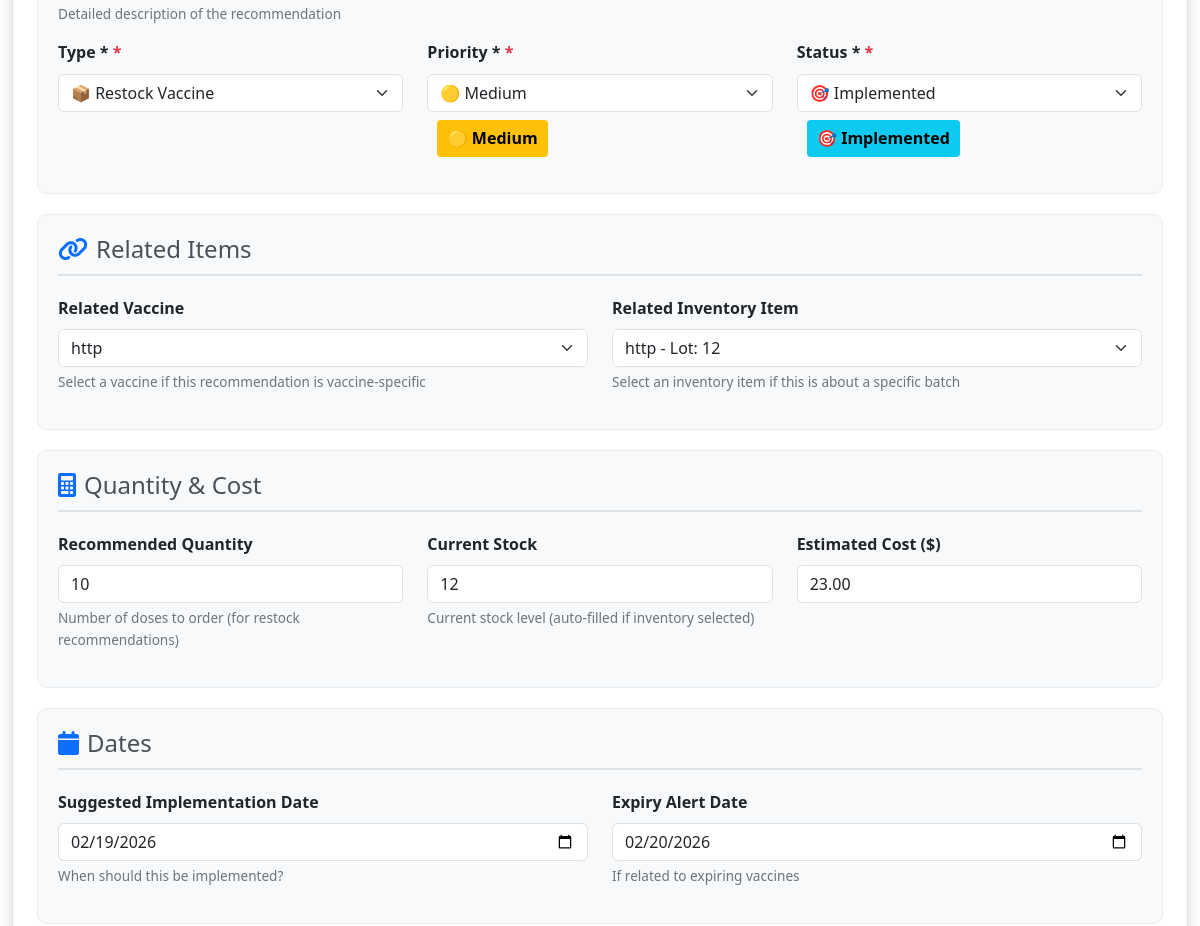
Page /recommendation/edit/2/ (signed in, middle part) on the earlier database version.
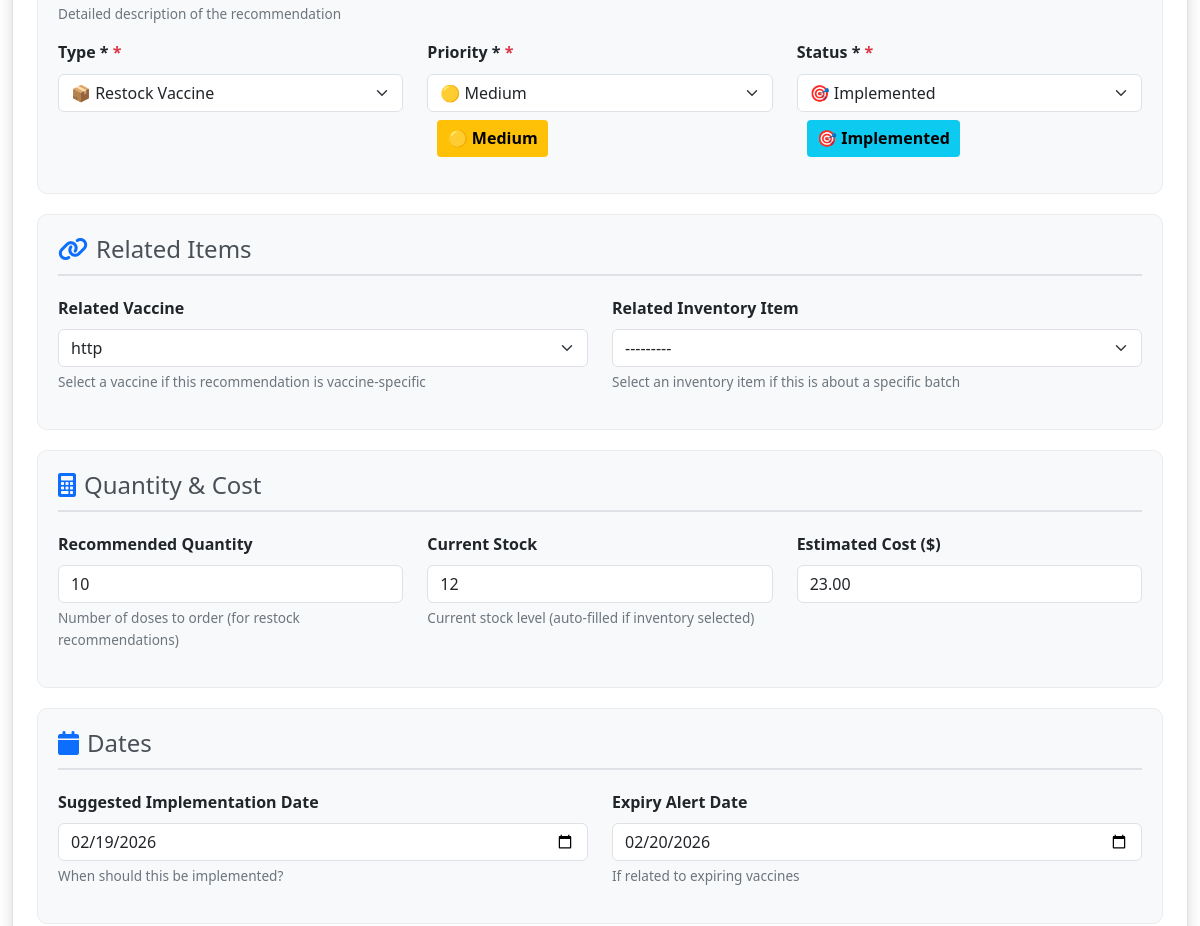
Same page on the later database version.
### vaccineapp/models.py (models this page shows, shortened)
class Recommendation(models.Model):
    STATUS_CHOICES = [
        ("pending", "⏳ Pending Review"),
        ("approved", "✅ Approved"),
        ("rejected", "❌ Rejected"),
        ("implemented", "🎯 Implemented"),
        ("archived", "📦 Archived"),
    ]
    PRIORITY_CHOICES = [
        ("low", "🟢 Low"),
        ("medium", "🟡 Medium"),
        ("high", "🔴 High"),
        ("critical", "⚡ Critical"),
    ]
    RECOMMENDATION_TYPE_CHOICES = [
        ("restock", "📦 Restock Vaccine"),
        ("new_vaccine", "💉 New Vaccine Introduction"),
        ("dose_schedule", "📅 Dose Schedule Change"),
        ("storage", "❄️ Storage Requirement"),
        ("patient_outreach", "👥 Patient Outreach"),
        ("staff_training", "👨‍⚕️ Staff Training"),
        ("equipment", "🔧 Equipment Purchase"),
        ("policy", "📋 Policy Update"),
        ("expiring", "⚠️ Expiring Vaccine Alert"),
        ("other", "🔄 Other"),
    ]
    vaccine = models.ForeignKey(
        Vaccine,
        on_delete=models.SET_NULL,
        null=True,
        blank=True,
        related_name="recommendations",
        help_text="Related vaccine (if applicable)",
    )
    vaccine_inventory = models.ForeignKey(
        VaccineInventory,
        on_delete=models.SET_NULL,
        null=True,
        blank=True,
        related_name="recommendations",
        help_text="Related inventory item (if applicable)",
    )
    created_by = models.ForeignKey(
        User,
        on_delete=models.SET_NULL,
        null=True,
        related_name="created_recommendations",
        help_text="User who created this recommendation",
    )
    reviewed_by = models.ForeignKey(
        User,
        on_delete=models.SET_NULL,
        null=True,
        blank=True,
        related_name="reviewed_recommendations",
        help_text="User who reviewed this recommendation",
    )
    title = models.CharField(
        max_length=200, help_text="Short title of the recommendation"
    )
    description = models.TextField(
        help_text="Detailed description of the recommendation"
    )
    recommendation_type = models.CharField(
        max_length=50,
        choices=RECOMMENDATION_TYPE_CHOICES,
        default="other",
        help_text="Type of recommendation",
    )
    priority = models.CharField(
        max_length=20,
        choices=PRIORITY_CHOICES,
        default="medium",
        help_text="Priority level of this recommendation",
    )
    status = models.CharField(
        max_length=20,
        choices=STATUS_CHOICES,
        default="pending",
        help_text="Current status of the recommendation",
    )
    recommended_quantity = models.IntegerField(
        null=True, blank=True, help_text="Recommended quantity to order (if restock)"
    )
    current_stock = models.IntegerField(
        null=True, blank=True, help_text="Current stock level at time of recommendation"
    )
    estimated_cost = models.DecimalField(
        max_digits=10,
        decimal_places=2,
        null=True,
        blank=True,
        help_text="Estimated cost in USD",
    )
    suggested_date = models.DateField(
        null=True, blank=True, help_text="Suggested date for implementation"
    )
    expiry_alert_date = models.DateField(
        null=True, blank=True, help_text="If related to expiring vaccines"
    )
    justification = models.TextField(
        blank=True, help_text="Business/medical justification for this recommendation"
    )
    benefits = models.TextField(
        blank=True, help_text="Expected benefits if implemented"
    )
    risks = models.TextField(blank=True, help_text="Potential risks if not implemented")
    implementation_notes = models.TextField(
        blank=True, help_text="Notes on how to implement this recommendation"
    )
    review_notes = models.TextField(blank=True, help_text="Notes from the reviewer")
    review_date = models.DateTimeField(
        null=True, blank=True, help_text="When this recommendation was reviewed"
    )
    attachment = models.FileField(
        upload_to="recommendation_attachments/",
        null=True,
        blank=True,
        help_text="Supporting document (PDF, image, etc.)",
    )
    reference_link = models.URLField(
        max_length=500,
        null=True,
        blank=True,
        help_text="Reference URL for more information",
    )
    is_automated = models.BooleanField(
        default=False,
        help_text="Whether this was generated automatically by the system",
    )
    trigger_reason = models.CharField(
        max_length=100,
        blank=True,
        help_text="What triggered this automated recommendation (e.g., 'low_stock', 'expiring_soon')",
    )
    created_at = models.DateTimeField(auto_now_add=True)
    updated_at = models.DateTimeField(auto_now=True)
    class Meta:
        ordering = ["-priority", "-created_at"]
        verbose_name = "Recommendation"
        verbose_name_plural = "Recommendations"
        indexes = [
            models.Index(fields=["status", "priority"]),
            models.Index(fields=["recommendation_type"]),
            models.Index(fields=["created_at"]),
        ]

### vaccineapp/views.py (the view)
# urls.py: path('recommendation/edit/<int:pk>/', views.edit_recommendation, name='edit_recommendation'),
@login_required
def edit_recommendation(request, pk):
    recommendation = get_object_or_404(Recommendation, pk=pk)
    if request.method == 'POST':
        form = RecommendationForm(request.POST, request.FILES, instance=recommendation)
        if form.is_valid():
            form.save()
            messages.success(request, 'Recommendation updated successfully!')
            return redirect('dashboard')
        else:
            messages.error(request, 'Please correct the errors below.')
    else:
        form = RecommendationForm(instance=recommendation)
    context = {
        'form': form,
        'recommendation': recommendation,
        'is_edit': True
    }
    return render(request, 'recommendation_form.html', context)

### vaccineapp/models.py (called while the page is built)
    def __str__(self):
        return self.name

    def __str__(self):
        if self.vaccine:
            return f"{self.vaccine.name} - Lot: {self.lot_number}"
        return f"{self.vaccine_name} - Lot: {self.lot_number}"

### vaccineapp/templates/recommendation_form.html (shortened to what the changed rows need)
{% extends 'base.html' %}
{% load static %}
{% block content %}
<div class="container-fluid mt-5 pt-5">
    <div class="row">
        <div class="col-md-12">
            <div class="card shadow">
                <div class="card-body p-4">
                    <form method="post" enctype="multipart/form-data" id="recommendationForm" novalidate>
                        <div class="form-section">
                            <div class="row">
                                <div class="col-md-4 mb-3 required-field">
                                    <label for="{{ form.recommendation_type.id_for_label }}" class="form-label fw-bold">Type *</label>
                                    {{ form.recommendation_type }}
                                </div>
                                <div class="col-md-4 mb-3 required-field">
                                    <label for="{{ form.priority.id_for_label }}" class="form-label fw-bold">Priority *</label>
                                    {{ form.priority }}
                                    <div id="priorityPreview" class="mt-2"></div>
                                </div>
                                <div class="col-md-4 mb-3 required-field">
                                    <label for="{{ form.status.id_for_label }}" class="form-label fw-bold">Status *</label>
                                    {{ form.status }}
                                    <div id="statusPreview" class="mt-2"></div>
                                </div>
                            </div>
                        </div>
                        <div class="form-section">
                            <div class="row">
                                <div class="col-md-6 mb-3">
                                    <label for="{{ form.vaccine.id_for_label }}" class="form-label fw-bold">Related Vaccine</label>
                                    {{ form.vaccine }}
                                    <div class="help-text">{{ form.vaccine.help_text }}</div>
                                </div>
                                <div class="col-md-6 mb-3">
                                    <label for="{{ form.vaccine_inventory.id_for_label }}" class="form-label fw-bold">Related Inventory Item</label>
                                    {{ form.vaccine_inventory }}
                                    <div class="help-text">{{ form.vaccine_inventory.help_text }}</div>
                                </div>
                            </div>
                        </div>
                        <div class="form-section">
                            <div class="row">
                                <div class="col-md-4 mb-3">
                                    <label for="{{ form.recommended_quantity.id_for_label }}" class="form-label fw-bold">Recommended Quantity</label>
                                    {{ form.recommended_quantity }}
                                    <div class="help-text">{{ form.recommended_quantity.help_text }}</div>
                                </div>
                                <div class="col-md-4 mb-3">
                                    <label for="{{ form.current_stock.id_for_label }}" class="form-label fw-bold">Current Stock</label>
                                    {{ form.current_stock }}
                                    <div class="help-text">{{ form.current_stock.help_text }}</div>
                                </div>
                                <div class="col-md-4 mb-3">
                                    <label for="{{ form.estimated_cost.id_for_label }}" class="form-label fw-bold">Estimated Cost ($)</label>
                                    {{ form.estimated_cost }}
                                </div>
                            </div>
                        </div>
                        <div class="form-section">
                            <div class="row">
                                <div class="col-md-6 mb-3">
                                    <label for="{{ form.suggested_date.id_for_label }}" class="form-label fw-bold">Suggested Implementation Date</label>
                                    {{ form.suggested_date }}
                                    <div class="help-text">{{ form.suggested_date.help_text }}</div>
                                </div>
                                <div class="col-md-6 mb-3">
                                    <label for="{{ form.expiry_alert_date.id_for_label }}" class="form-label fw-bold">Expiry Alert Date</label>
                                    {{ form.expiry_alert_date }}
                                    <div class="help-text">{{ form.expiry_alert_date.help_text }}</div>
                                </div>
                            </div>
                        </div>
                    </form>
                </div>
            </div>
        </div>
    </div>
</div>
{% endblock %}

Differences in the rows shown:
changed Recommendation "📦 Restock Vaccine": vaccine_inventory "http - Lot: 12" → "---------"
